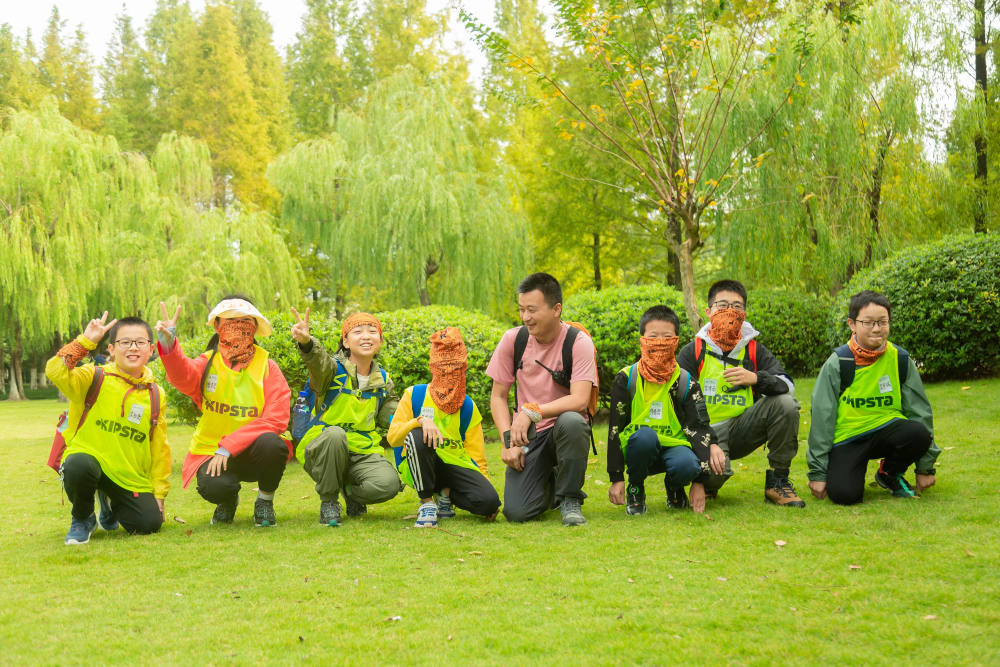
#> input picture lesson/old/5heying.jpg, 3000 x 2000 px (shown at 1/3 size)
$ python 'lesson5人脸识别.py'
#> lines starting #> are read from the running program, lines starting #| are printed output that depends on the picture
import cv2
import mtools

img = cv2.imread("5heying.jpg")
#> img is the input picture: shape (2000, 3000, 3); mean B, G, R 67.5, 169.7, 157.9
img = cv2.resize(img, (0, 0), fx=0.4, fy=0.4)
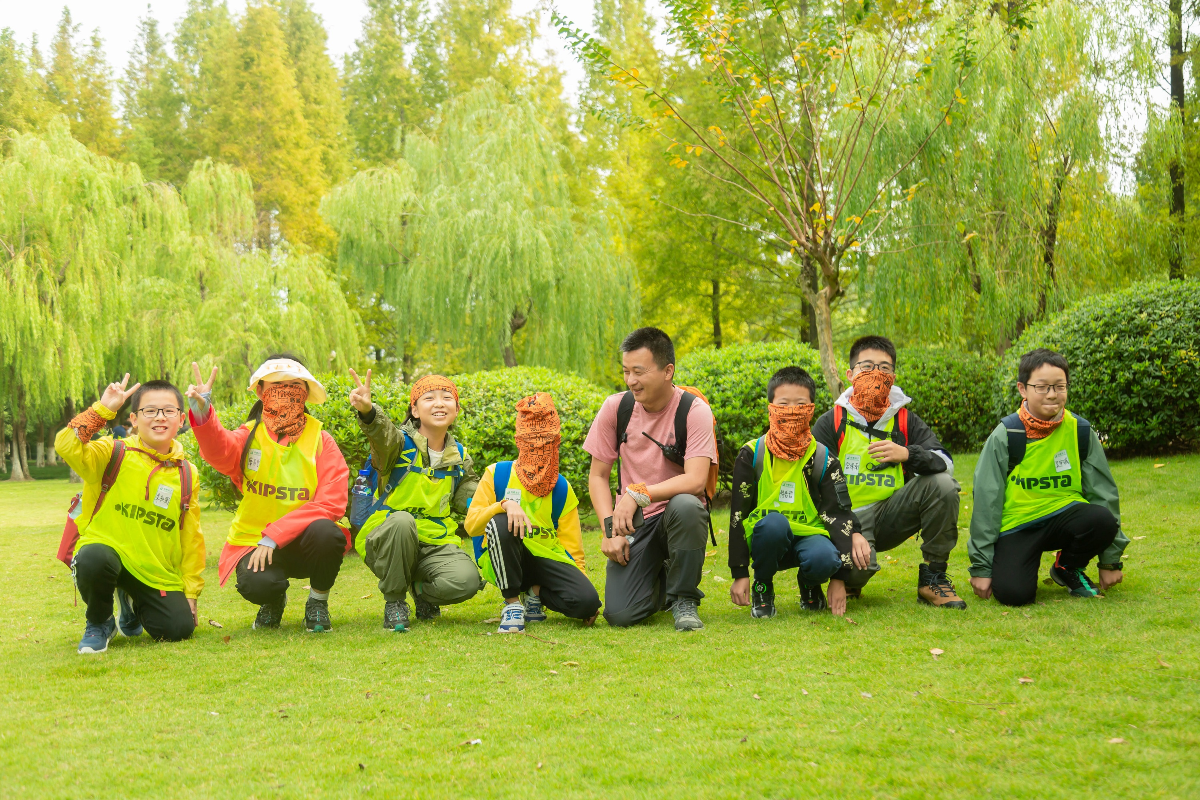
#> img: shape (800, 1200, 3); mean B, G, R 67.4, 169.6, 157.9

gray = cv2.cvtColor(img, cv2.COLOR_BGR2GRAY)
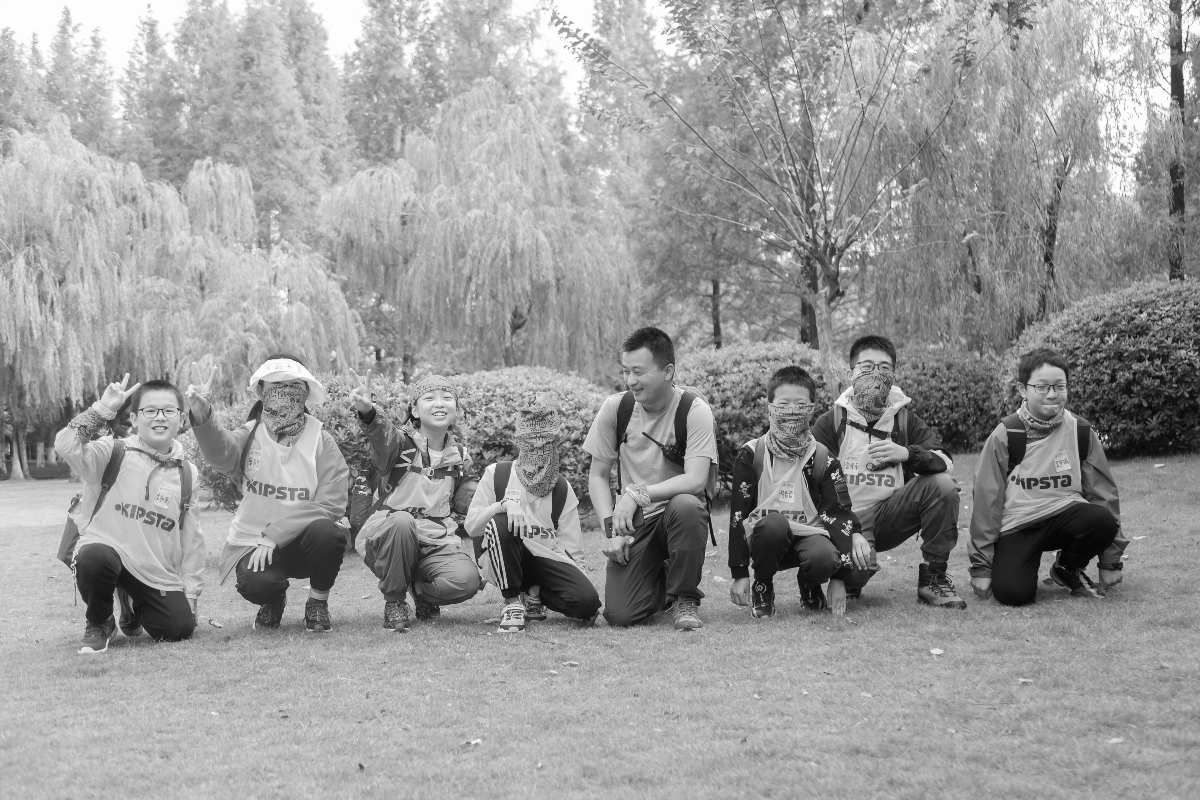
#> gray: shape (800, 1200); min 4, max 255, mean 154.4

#> (the run stopped early here; a loop or call above may not have finished)

$ run again, with lesson/old/1doge.jpg copied over lesson/old/5heying.jpg
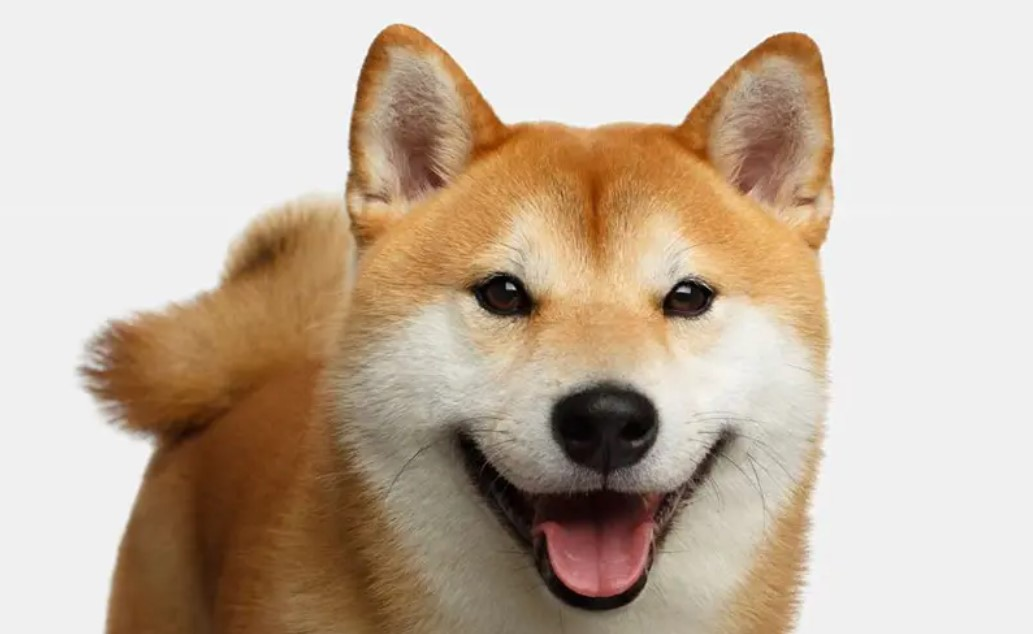
#> input picture lesson/old/1doge.jpg, 1033 x 634 px
#> img is the input picture: shape (634, 1033, 3); mean B, G, R 162.4, 180.1, 197.3
#> img: shape (254, 413, 3)
#> `gray = cv2.cvtColor(img, cv2.COLOR_BGR2GRAY)`:
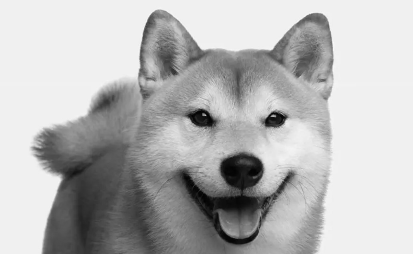
#> gray: shape (254, 413); min 1, max 250, mean 183.1
